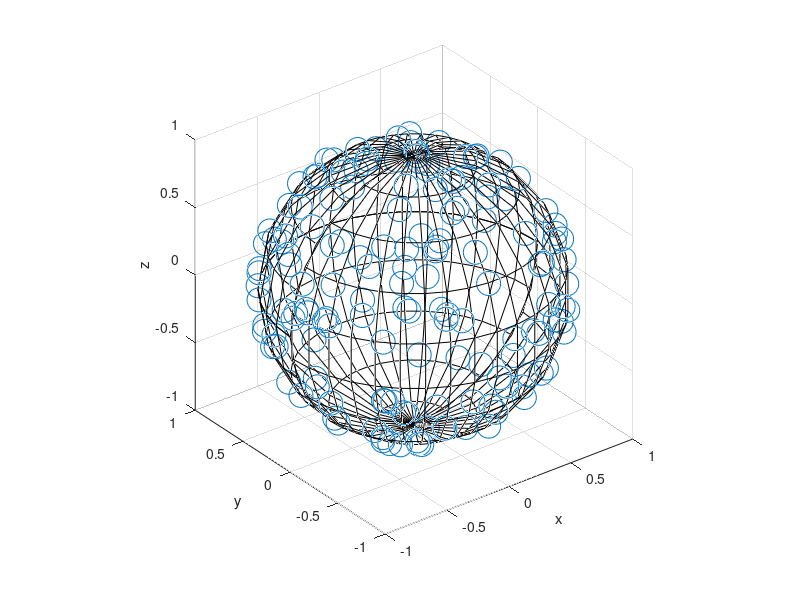

The MATLAB script that drew this image:
% Simulate a Poisson point process on the surface of a sphere.
% The Code can be modified to simulate the point  process *inside* the 
% sphere; see the post
% hpaulkeeler.com/simulating-a-poisson-point-process-on-a-sphere/
% Author: H. Paul Keeler, 2020.
% Website: hpaulkeeler.com
% Repository: github.com/hpaulkeeler/posts
% For more details, see the post:
% hpaulkeeler.com/simulating-a-poisson-point-process-on-a-sphere/

%Simulation window parameters
r=1; %radius of sphere
%centre of sphere
xx0=0; 
yy0=0; 
zz0=0;

%Point process parameters
lambda=10; %intensity (ie mean density) of the Poisson process

measureTotal=4*pi*r^2; %area of sphere
%use this line instead to uniformly place points *inside* the sphere
%measureTotal=4/3*pi*r^3; %volume of sphere

%Simulate Poisson point process
numbPoints=poissrnd(measureTotal*lambda);%Poisson number of points

% %METHOD 1 for positioning points: Use spherical coodinates
% phi=2*pi*(rand(numbPoints,1)); %azimuth angles
% V=2*rand(numbPoints,1)-1; %uniform asin(theta), where theta is the polar angle
% 
% %radial variables
% rho=ones(numbPoints,1);
% %use this line instead to uniformly place points *inside* the sphere
% %rho=r*(rand(numbPoints,1)).^(1/3); 
% 
% %calculate Cartesian coordinates
% xx=rho.*sqrt(1-V.^2).*cos(phi);
% yy=rho.*sqrt(1-V.^2).*sin(phi);
% zz=rho.*V;

%METHOD 2 for positioning points: Use normal random variables
xxRand=normrnd(0,1,numbPoints,3); %generate three sets of normal variables
normRand=vecnorm(xxRand,2,2); %Euclidean norms (across each row)
xxRandBall=xxRand./normRand; %rescale by Euclidean norms
xxRandBall=r*xxRandBall; %rescale for non-unit sphere
%retrieve x and y coordinates
xx=xxRandBall(:,1);
yy=xxRandBall(:,2);
zz=xxRandBall(:,3);

%Shift centre of sphere to (xx0,yy0,zz0)
xx=xx+xx0;
yy=yy+yy0;
zz=zz+zz0;
 
%Plotting
markerSize=300;
scatter3(xx,yy,zz,markerSize,'b.'); 
xlabel('x');
ylabel('y');
zlabel('z');
axis square;
hold on;

%create mesh to plot the outline of a sphere
numbMesh=20; 
[thetaMesh, phiMesh] = meshgrid(linspace(0, pi, numbMesh), linspace(0, 2*pi, numbMesh));
%convert to Cartesian coordinates
[xMesh,yMesh,zMesh] = sph2cart(thetaMesh, phiMesh, r);
%Shift centre of sphere to (xx0,yy0,zz0)
xMesh=xMesh+xx0;
yMesh=yMesh+yy0;
zMesh=zMesh+zz0;
%do a surface plot with a clear faces 
surface(xMesh,yMesh,zMesh,'FaceColor', 'none');
